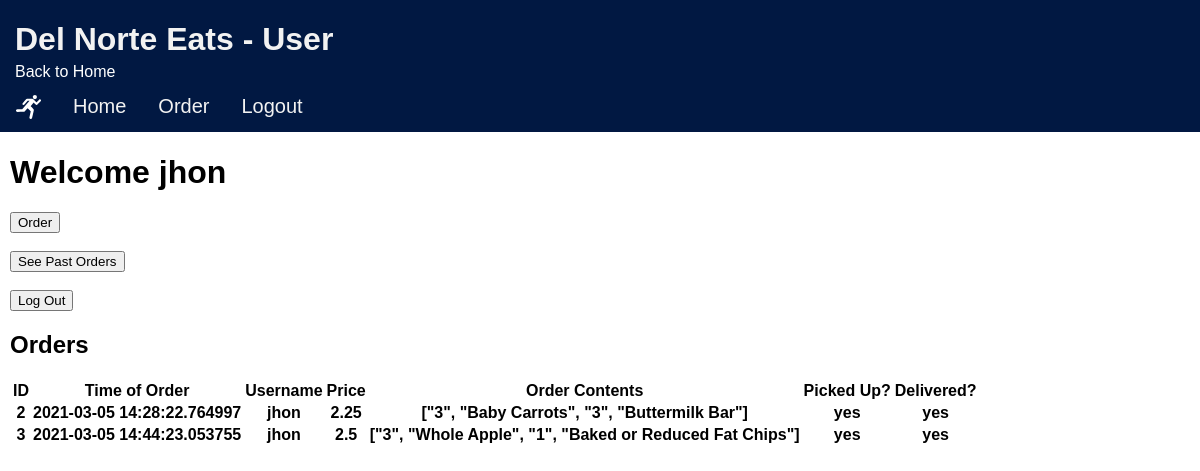
The app's page /easter_egg/ (signed in), older data.
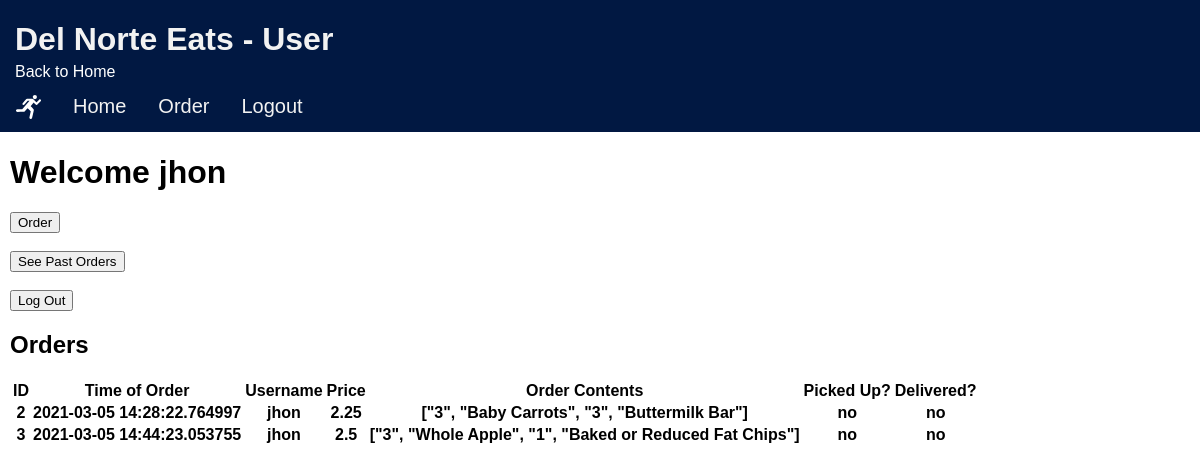
The same page, newer data.
### models/module.py (models this page shows, shortened)
class orderEE(db.Model):
    id = db.Column(db.Integer, nullable=True)
    username = db.Column(db.String(15))
    price = db.Column(db.Integer, unique=False, nullable=False)
    order_contents = db.Column(db.String(1000), unique=False, nullable=False)
    time = db.Column(db.DateTime, primary_key=True)
    picked_up = db.Column(db.DateTime)
    delivered = db.Column(db.DateTime)
    pass

### views/easter_egg/view.py (the view)
@easter_egg_bp.route('/')
def index():
    user_type = 'user'
    result = dash_handel()
    return result

### models/login.py (called while the page is built)
@login_manager.user_loader
def load_user_DN(user_id):
    return userDN.query.get(int(user_id))

### views/easter_egg/view.py (called while the page is built)
def per_user():
    if current_user.is_anonymous:
        username = 'Guest'
    else:
        username = current_user.username
    order_user = []
    orders = orderEE.query.filter_by(username=username).all()
    for order in orders:
        order_dn_dict = {'id': order.id,'username': order.username, 'price': order.price, 'order contents': order.order_contents,
                         'time': order.time, 'picked up': order.picked_up, 'delivered': order.picked_up}
        order_user.append(order_dn_dict)
    return order_user

def dash_handel():
    order_user = per_user()
    if current_user.is_anonymous:
        return render_template('easter_egg/user_dashboard_guest.html', user_type=user_type, order_table=order_user)
    else:
        return render_template('easter_egg/user_dashboard_authen.html', user_type=user_type, order_table=order_user)

### views/easter_egg/templates/easter_egg/user_dashboard_authen.html (shortened to what this page needs)
{% extends 'easter_egg/base_egg.html' %}
{% block content %}
<div class="margin_1">
    <h1>Welcome <span>{{current_user.username}}</span></h1>
    <a href="{{url_for('easter_egg_bp.singlepage_form')}}"><button>Order</button></a>
    <br>
    <br>
    <a href=""><button>See Past Orders</button></a>
    <br>
    <br>
    <form action={{url_for('easter_egg_bp.logout')}} method="post"><input type="submit" value="Log Out"></form>
    <h2>Orders</h2>
    <table id="order_table">
        <tr>
            <th>ID</th>
            <th>Time of Order</th>
            <th>Username</th>
            <th>Price</th>
            <th>Order Contents</th>
            <th>Picked Up?</th>
            <th>Delivered?</th>
        </tr>
        {% for row in order_table %}
        <tr>
            <th>{{ row['id'] }}</th>
            <th>{{ row['time'] }}</th>
            <th>{{ row['username'] }}</th>
            <th>{{ row['price'] }}</th>
            <th>{{ row['order contents'] }}</th>
            <th>
                {% if row['picked up'] == row['time'] %}
                    no
                {% else %}
                    yes
                {% endif %}
            </th>
            <th>
                {% if row['delivered'] == row['time'] %}
                no
                {% else %}
                yes
                {% endif %}
            </th>
        </tr>
        {% endfor %}
    </table>
</div>
{% endblock %}

Row changes from the older to the newer data that the page shows:
changed orderEE "[\"3\", \"Baby Carrots\", \"3\", \"Buttermilk Bar\"]": picked_up "yes yes" → "no no"
changed orderEE "[\"3\", \"Whole Apple\", \"1\", \"Baked or Reduced Fat Chips\"]": picked_up "yes yes" → "no no"
